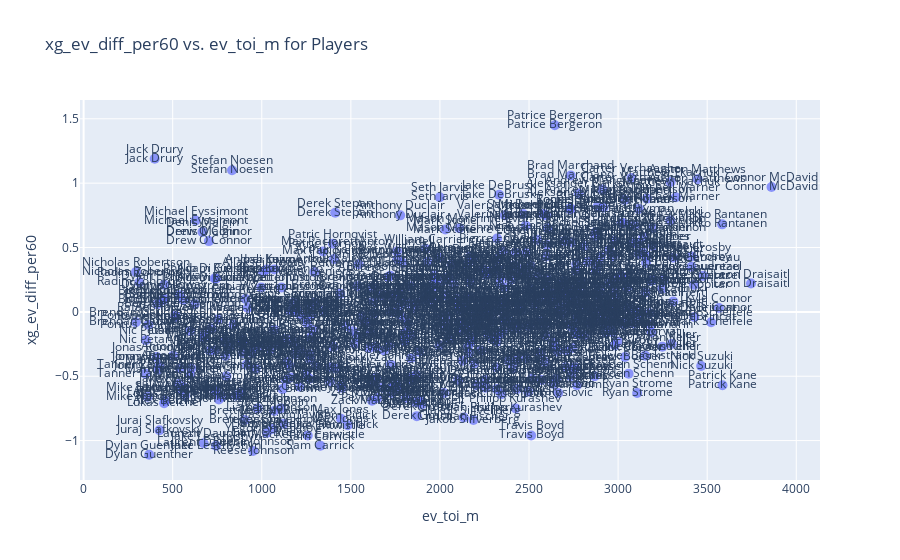

Notebook source saved alongside this figure:
### Code cell
import pandas as pd
import plotly.express as px

metric = 'xg_ev_diff_per60' 
toi = 'ev_toi_m'

df_viz = df
df_viz = df_viz.dropna(subset=[toi, metric])  # Drop rows with missing values in these columns

# Create an interactive scatter plot using Plotly
fig = px.scatter(df_viz, x=toi, y=metric, text='player_name', labels={toi: f'{toi}', metric: f'{metric}'},
                 title=f'{metric} vs. {toi} for Players')

# Customize the appearance
fig.update_traces(marker=dict(size=10, opacity=0.7))

# Add data labels for each point
fig.update_layout(annotations=[dict(x=df_viz[toi].iloc[i], 
                                    y=df_viz[metric].iloc[i], 
                                    text=df_viz['player_name'].iloc[i], 
                                    showarrow=False, 
                                    xanchor='center', 
                                    yanchor='bottom') for i in range(len(df_viz))])

# Show the interactive plot
fig.show()
